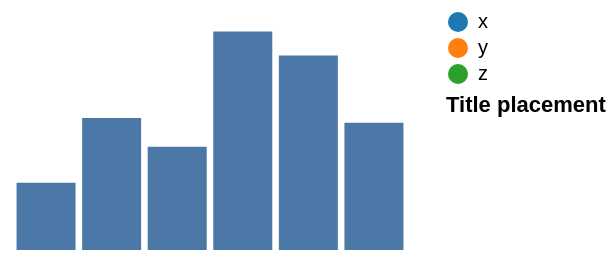

Express this chart as Vega-Lite.
### Vega specification from a JSON file in a GitHub repository (floating-point values rounded to 4 significant figures)
{"width": 200, "height": 120, "padding": 5, "data": [{"name": "t", "values": [{"a": "Alpha", "b": 28, "c": "x", "d": 1}, {"a": "Bravo", "b": 55, "c": "y", "d": 2}, {"a": "Charlie", "b": 43, "c": "x", "d": 3}, {"a": "Delta", "b": 91, "c": "z", "d": 4}, {"a": "Echo", "b": 81, "c": "y", "d": 5}, {"a": "Foxtrot", "b": 53, "c": "z", "d": 6}]}], "scales": [{"name": "x", "type": "band", "domain": {"data": "t", "field": "a"}, "range": "width", "padding": 0.1}, {"name": "y", "type": "linear", "domain": {"data": "t", "field": "b"}, "range": "height", "nice": true}, {"name": "color", "type": "ordinal", "domain": {"data": "t", "field": "c"}, "range": {"scheme": "category10"}}, {"name": "ramp", "type": "linear", "domain": {"data": "t", "field": "d"}, "range": {"scheme": "blues"}}, {"name": "size", "type": "linear", "domain": {"data": "t", "field": "b"}, "range": [10, 200]}, {"name": "shape", "type": "ordinal", "domain": {"data": "t", "field": "c"}, "range": "symbol"}, {"name": "quant", "type": "quantize", "domain": [0, 100], "range": {"scheme": "greens", "count": 4}}], "marks": [{"type": "rect", "from": {"data": "t"}, "encode": {"enter": {"x": {"scale": "x", "field": "a"}, "width": {"scale": "x", "band": 1}, "y": {"scale": "y", "field": "b"}, "y2": {"scale": "y", "value": 0}}}}], "legends": [{"fill": "color", "title": "Title placement", "titleOrient": "bottom", "titleAnchor": "start", "orient": "right"}]}
